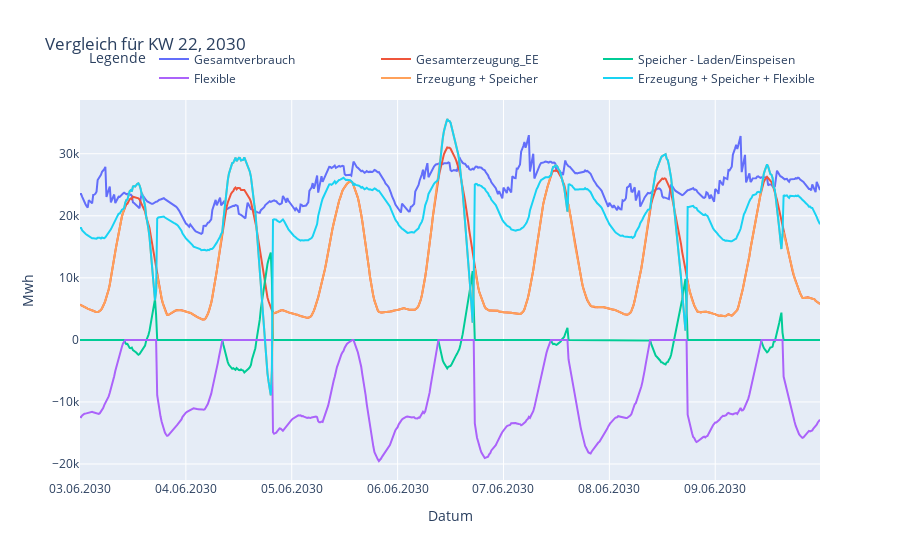
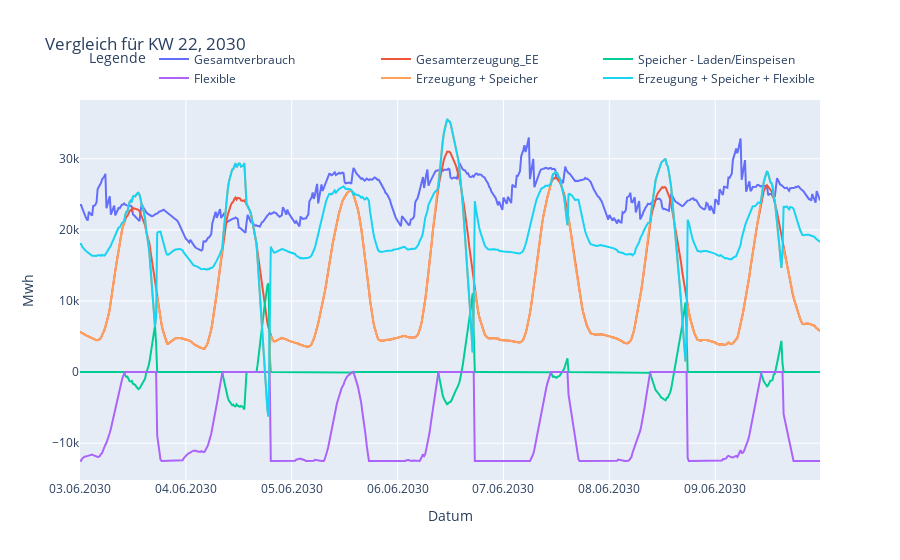

Notebook code for these charts, in order:
### Markdown cell above
## Wochendiagramm: Vergleich Verbrauch Erzeugung/Verbrauch, 15min

### Code cell
selected_week = str(selected_week_plot)
selected_year = str(selected_year_plot)


# didirectory_yearly_generation and consumption_all_years_excluding_loadprofile are dicitionaries

addTimeInformation(calculated_storage_df)
addTimeInformation(calculated_flexpowerplant_df)
addTimeInformation(calculated_storage_ee_df)
addTimeInformation(calculated_all_df)
addTimeInformation(storage_df)
addTimeInformation(flexipowerplant_df)
addTimeInformation(storage_ee_combined_df)
addTimeInformation(all_combined_df)
addTimeInformation(production_end_year)
#print(production_end_year)


plotWeekDiagramm(selected_week, selected_year, consumption_all_years_including_loadprofile, production_end_year, calculated_storage_df, calculated_flexpowerplant_df, calculated_storage_ee_df, calculated_all_df, "wochendiagramm_KW")
plotWeekDiagramm(selected_week, selected_year, consumption_all_years_including_loadprofile, production_end_year, storage_df, flexipowerplant_df, storage_ee_combined_df, all_combined_df, "wochendiagramm_KW")

### Figure 1 — Plotly figure (JSON) as saved in the notebook; plotly's stock layout.template omitted (floating-point values rounded to 4 significant figures; data arrays with more than 128 entries replaced by an {"elided": "..."} marker saying what was removed)
{"data": [{"mode": "lines", "name": "Gesamtverbrauch", "type": "scatter", "x": {"elided": "672 str values"}, "y": {"elided": "672 float values"}}, {"mode": "lines", "name": "Gesamterzeugung_EE", "type": "scatter", "x": {"elided": "672 str values"}, "y": {"elided": "672 float values"}}, {"mode": "lines", "name": "Speicher - Laden/Einspeisen", "type": "scatter", "x": {"elided": "672 str values"}, "y": {"elided": "672 float values"}}, {"mode": "lines", "name": "Flexible", "type": "scatter", "x": {"elided": "672 str values"}, "y": {"elided": "672 float values"}}, {"mode": "lines", "name": "Erzeugung + Speicher", "type": "scatter", "x": {"elided": "672 str values"}, "y": {"elided": "672 float values"}}, {"mode": "lines", "name": "Erzeugung + Speicher + Flexible", "type": "scatter", "x": {"elided": "672 str values"}, "y": {"elided": "672 float values"}}], "layout": {"legend": {"orientation": "h", "title": {"text": "Legende"}, "x": 1, "xanchor": "right", "y": 1.02, "yanchor": "bottom"}, "title": {"text": "Vergleich für KW 22, 2030"}, "xaxis": {"tickformat": "%d.%m.%Y", "tickmode": "array", "tickvals": ["2030-06-03T00:00:00", "2030-06-04T00:00:00", "2030-06-05T00:00:00", "2030-06-06T00:00:00", "2030-06-07T00:00:00", "2030-06-08T00:00:00", "2030-06-09T00:00:00"], "title": {"text": "Datum"}}, "yaxis": {"title": {"text": "Mwh"}}}}

### Figure 2 — Plotly figure (JSON) as saved in the notebook; plotly's stock layout.template omitted (floating-point values rounded to 4 significant figures; data arrays with more than 128 entries replaced by an {"elided": "..."} marker saying what was removed)
{"data": [{"mode": "lines", "name": "Gesamtverbrauch", "type": "scatter", "x": {"elided": "672 str values"}, "y": {"elided": "672 float values"}}, {"mode": "lines", "name": "Gesamterzeugung_EE", "type": "scatter", "x": {"elided": "672 str values"}, "y": {"elided": "672 float values"}}, {"mode": "lines", "name": "Speicher - Laden/Einspeisen", "type": "scatter", "x": {"elided": "672 str values"}, "y": {"elided": "672 float values"}}, {"mode": "lines", "name": "Flexible", "type": "scatter", "x": {"elided": "672 str values"}, "y": {"elided": "672 float values"}}, {"mode": "lines", "name": "Erzeugung + Speicher", "type": "scatter", "x": {"elided": "672 str values"}, "y": {"elided": "672 float values"}}, {"mode": "lines", "name": "Erzeugung + Speicher + Flexible", "type": "scatter", "x": {"elided": "672 str values"}, "y": {"elided": "672 float values"}}], "layout": {"legend": {"orientation": "h", "title": {"text": "Legende"}, "x": 1, "xanchor": "right", "y": 1.02, "yanchor": "bottom"}, "title": {"text": "Vergleich für KW 22, 2030"}, "xaxis": {"tickformat": "%d.%m.%Y", "tickmode": "array", "tickvals": ["2030-06-03T00:00:00", "2030-06-04T00:00:00", "2030-06-05T00:00:00", "2030-06-06T00:00:00", "2030-06-07T00:00:00", "2030-06-08T00:00:00", "2030-06-09T00:00:00"], "title": {"text": "Datum"}}, "yaxis": {"title": {"text": "Mwh"}}}}
